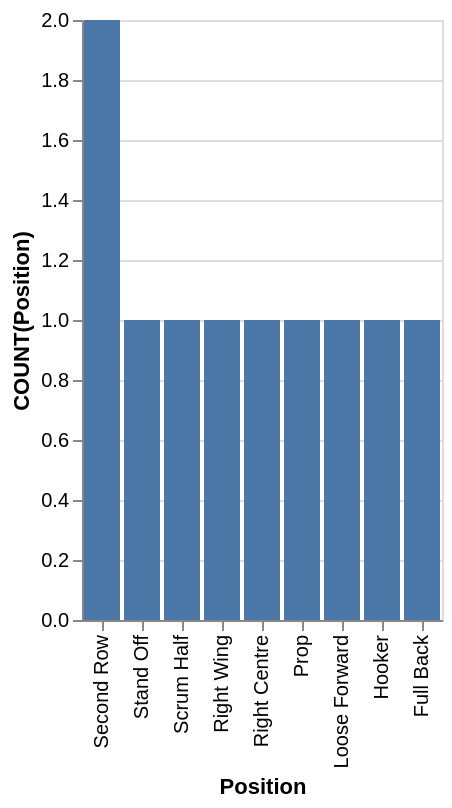

Write the Vega-Lite specification saved for this chart.
### Vega-Lite specification from a JSON file in a GitHub repository (floating-point values rounded to 4 significant figures)
{"data": {"values": [{"x_data": "Second Row", "y_data": 2}, {"x_data": "Stand Off", "y_data": 1}, {"x_data": "Scrum Half", "y_data": 1}, {"x_data": "Right Wing", "y_data": 1}, {"x_data": "Right Centre", "y_data": 1}, {"x_data": "Prop", "y_data": 1}, {"x_data": "Loose Forward", "y_data": 1}, {"x_data": "Hooker", "y_data": 1}, {"x_data": "Full Back", "y_data": 1}]}, "mark": "bar", "encoding": {"x": {"field": "x_data", "type": "nominal", "title": "Position", "sort": {"op": "sum", "field": "y_data", "order": "descending"}}, "y": {"field": "y_data", "type": "quantitative", "title": "COUNT(Position)"}}}
